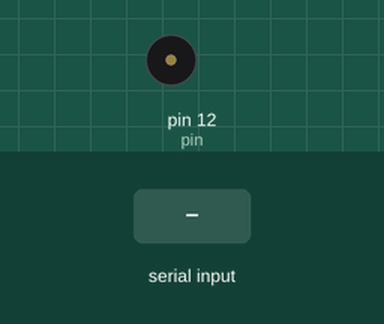
Simulated run of this sketch. Board: Arduino Uno, built with avr-gcc and run on an emulated ATmega328P. Shown: buzzer (waves = sounding). The inputs (shaded band) are chosen by the test bench. What the sketch prints to the serial monitor is not drawn.

Above: at 4.75 s.
4.8 s: "," received over Serial
At 4.9 s:
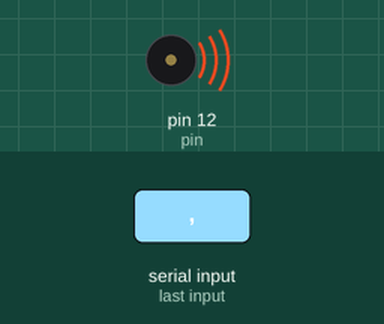
At 18.5 s:
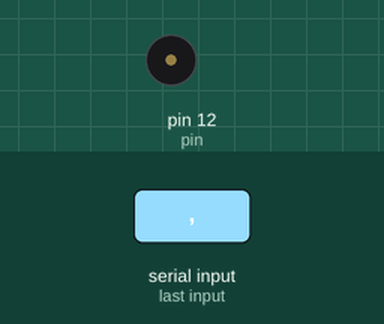
Timing chart, 0 to 31.2 s (numbered marks = the images above; inputs shaded):
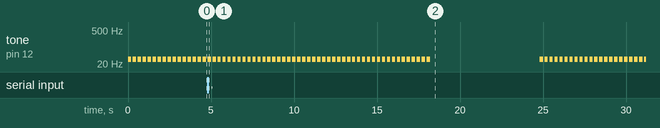

The sketch:

Normal.ino
```cpp
#define Do 262
#define Re 294
#define Mi 330
#define Fa 349
#define Sol 392
#define La 440
#define Si 494
#define pu_length 500

String comdata = "";
int pu[pu_length] = {0};
int flag = 0;


int pin = 12; //自行选择作为输出的接口
int scale[] = {Do, Re, Mi, Fa, Sol, La, Si};
void setup() {
  pinMode(pin, OUTPUT);
  Serial.begin(9600);
}
void loop() {
  int j  = 0;

  while (Serial.available() > 0)
  {
    comdata += char(Serial.read());
    delay(2);
    flag = 1;
  }

  if (flag == 1) {
    for (int i = 0; i < comdata.length(); i++) {
      if (comdata[i] == ',') {
        j++;
      } else {
        pu[j] = pu[j] * 10 + (comdata[i] - '0');
      }
    }

    comdata = String("");
    flag = 0;
    for (int i = 0; i < pu_length; i++) {
      Serial.println(pu[i]);
      pu[i] = 0;
    }

  }

  for (int i = 0; i < 61; i++) {
    if (pu[i] != 100){
      tone(pin, scale[pu[i] - 1]);
    }else
    noTone(pin);
    delay(200);
    noTone(pin);
    delay(100);
  }
  delay(5000);
}
```
